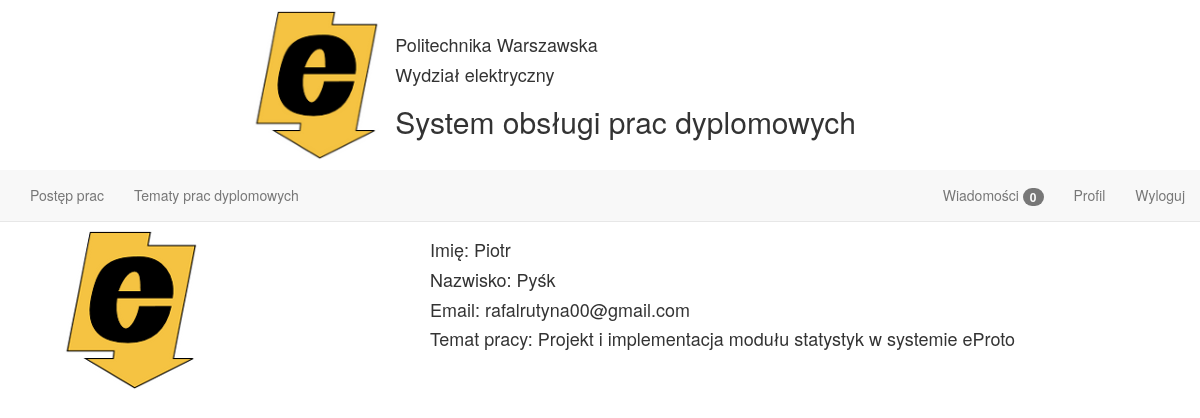
The page /profile_student (signed in) on the database as committed earlier.
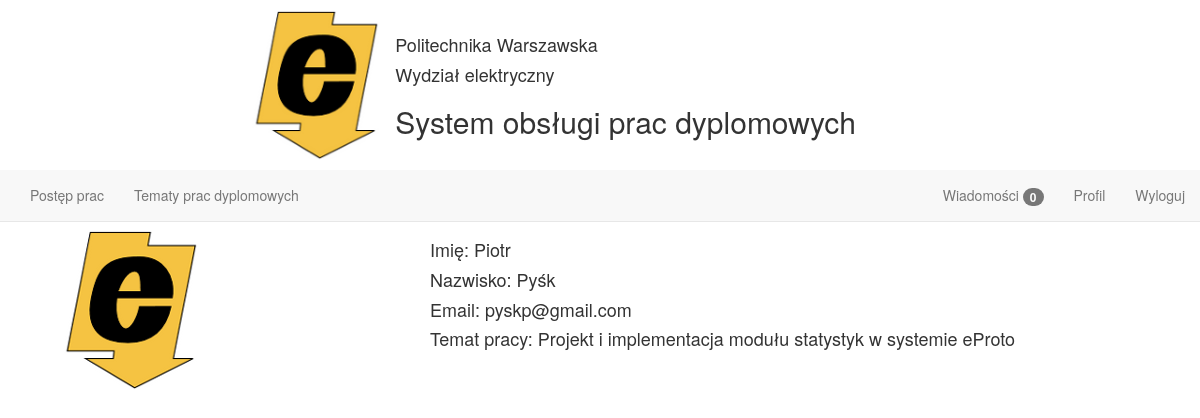
The same page on the database as committed later.
### tables this page shows
CREATE TABLE student(
  id_studenta INTEGER PRIMARY KEY AUTOINCREMENT,
  id_temat INTEGER,
  email TEXT NOT NULL,
  nazwisko TEXT NOT NULL,
  imie TEXT NOT NULL,
  haslo TEXT NOT NULL,
  FOREIGN KEY (id_temat) REFERENCES temat_pracy(id_tematu)
);

CREATE TABLE temat_pracy(
  id_tematu INTEGER PRIMARY KEY AUTOINCREMENT,
  id_wykladowca INTEGER,
  temat TEXT NOT NULL,
  czy_zajety TEXT,
  FOREIGN KEY (id_wykladowca) REFERENCES wykladowca(id_wykladowcy)
);

### main.py (the view)
@app.route('/profile_student')
def profile_student():
    id = session['id']
    cur = g.db.execute(
        'SELECT student.imie, student.nazwisko, student.email, temat_pracy.temat FROM student INNER JOIN temat_pracy ON student.id_temat = temat_pracy.id_tematu WHERE id_studenta = ' + str(
            id) + ';')
    dane = [dict(imie=row[0], nazwisko=row[1], email=row[2], temat=row[3]) for row in cur.fetchall()]
    return render_template('student_profile.html', dane=dane)

### main.py (called while the page is built)
@app.context_processor
def message_count_lecturer():
    cur = g.db.execute('SELECT count(*) FROM wiadomosc WHERE czy_przeczytane like ? AND id_wykladowca = ?',
                       ['NIE', session['id']])
    return dict(count=cur.fetchall()[0])

@app.context_processor
def message_count_student():
    cur = g.db.execute('SELECT count(*) FROM wiadomosc WHERE czy_przeczytane like ? AND id_student = ?', ['NIE', session['id']])
    return dict(count_student=cur.fetchall()[0])

def connect_db():
    return sqlite3.connect(app.config['DATABASE'])

@app.before_request
def before_request():
    g.db = connect_db()

@app.teardown_request
def teardown_request(exception):
    db = getattr(g, 'db', None)
    if db is not None:
        db.close()

### templates/student_profile.html
{% extends "student_layout.html" %} {% block main %}
    <div class="container-fluid">
        <div class="col-md-4"><img src="{{ url_for('static',filename='images/logo.png') }}"></div>
        {% for d in dane %}
        <div class="col-md-8">
            <h4>Imię: {{ d.imie }} </h4>
            <h4>Nazwisko: {{ d.nazwisko }} </h4>
            <h4>Email: {{ d.email }} </h4>
            <h4>Temat pracy: {{ d.temat }} </h4>
        </div>
        {% endfor %}
    </div>
{% endblock %}

Rows that differ between the two databases and show on the page:
changed student "Piotr": email "rafalrutyna00@gmail.com" → "pyskp@gmail.com"
